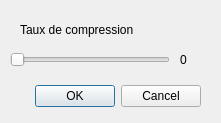
<?xml version="1.0" encoding="UTF-8"?>
<ui version="4.0">
 <class>SlideDialog</class>
 <widget class="QDialog" name="SlideDialog">
  <property name="geometry">
   <rect>
    <x>0</x>
    <y>0</y>
    <width>221</width>
    <height>123</height>
   </rect>
  </property>
  <property name="windowTitle">
   <string>Dialog</string>
  </property>
  <widget class="QDialogButtonBox" name="buttonBox">
   <property name="geometry">
    <rect>
     <x>20</x>
     <y>80</y>
     <width>181</width>
     <height>32</height>
    </rect>
   </property>
   <property name="orientation">
    <enum>Qt::Horizontal</enum>
   </property>
   <property name="standardButtons">
    <set>QDialogButtonBox::Cancel|QDialogButtonBox::Ok</set>
   </property>
  </widget>
  <widget class="QSlider" name="horizontalSlider">
   <property name="geometry">
    <rect>
     <x>10</x>
     <y>50</y>
     <width>160</width>
     <height>20</height>
    </rect>
   </property>
   <property name="maximum">
    <number>25</number>
   </property>
   <property name="orientation">
    <enum>Qt::Horizontal</enum>
   </property>
   <property name="tickPosition">
    <enum>QSlider::NoTicks</enum>
   </property>
   <property name="tickInterval">
    <number>1</number>
   </property>
  </widget>
  <widget class="QLabel" name="label">
   <property name="geometry">
    <rect>
     <x>20</x>
     <y>20</y>
     <width>131</width>
     <height>19</height>
    </rect>
   </property>
   <property name="text">
    <string>Taux de compression</string>
   </property>
  </widget>
  <widget class="QLabel" name="label_2">
   <property name="geometry">
    <rect>
     <x>180</x>
     <y>50</y>
     <width>41</width>
     <height>19</height>
    </rect>
   </property>
   <property name="text">
    <string>0</string>
   </property>
  </widget>
 </widget>
 <resources/>
 <connections>
  <connection>
   <sender>buttonBox</sender>
   <signal>accepted()</signal>
   <receiver>SlideDialog</receiver>
   <slot>accept()</slot>
   <hints>
    <hint type="sourcelabel">
     <x>248</x>
     <y>254</y>
    </hint>
    <hint type="destinationlabel">
     <x>157</x>
     <y>274</y>
    </hint>
   </hints>
  </connection>
  <connection>
   <sender>buttonBox</sender>
   <signal>rejected()</signal>
   <receiver>SlideDialog</receiver>
   <slot>reject()</slot>
   <hints>
    <hint type="sourcelabel">
     <x>316</x>
     <y>260</y>
    </hint>
    <hint type="destinationlabel">
     <x>286</x>
     <y>274</y>
    </hint>
   </hints>
  </connection>
 </connections>
</ui>
